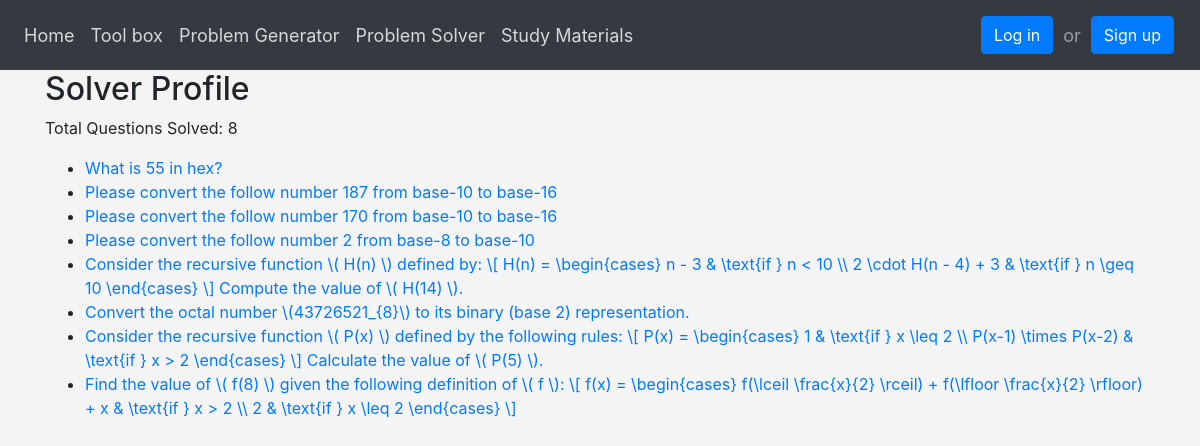
/accounts/profile/users/cz520/solver_profile, run on an earlier commit of the app's database.
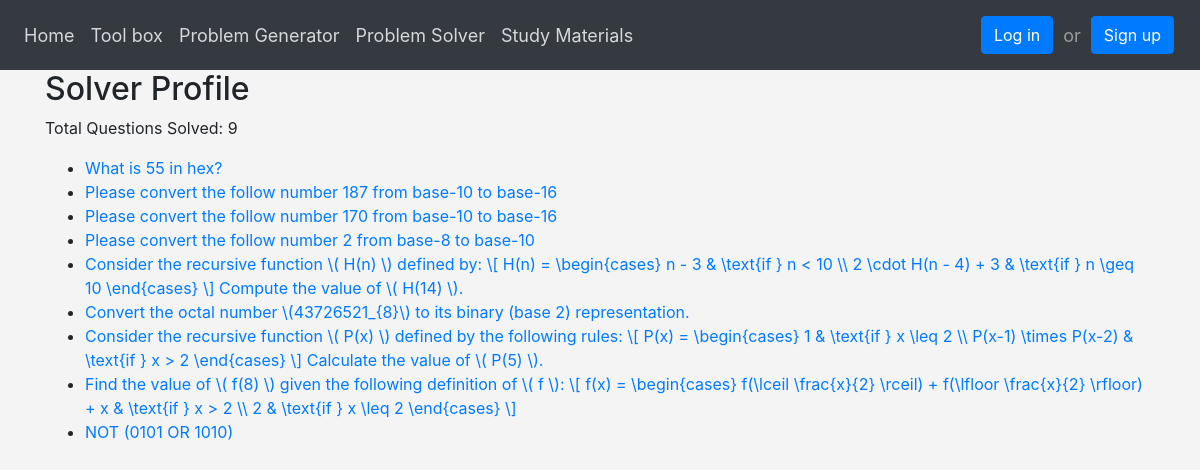
And on a later commit of the database.
### number_system/models.py (models this page shows, shortened)
class SolverProfile(models.Model):
    user = models.OneToOneField(User, on_delete=models.CASCADE)
    questions_solved = models.ManyToManyField(Question, blank=True)
    @property
    def number_of_questions_solved(self):
        return self.questions_solved.count()

### api/models.py (models this page shows, shortened)
class Question(models.Model):
    TYPE_CHOICES = (
        ("Computer_Number_Systems", "Computer Number Systems"),
        ("Recursive_Functions", "Recursive Functions"),
        ("What_Does_This_Program_Do", "What Does This Program Do?"),
        ("Prefix_Infix_Postfix_Notation", "Prefix/Infix/Postfix Notation"),
        ("Bit-String_Flicking", "Bit-String Flicking"),
        ("LISP", "LISP"),
        ("Boolean_Algebra", "Boolean Algebra"),
        ("Data_Structures", "Data Structures"),
        ("Regular_Expressions", "Regular Expressions"),
        ("Graph_Theory", "Graph Theory"),
        ("Digital_Electronics", "Digital Electronics"),
        ("Assembly_Language", "Assembly Language"),
    )
    question = models.TextField(max_length=10000)
    type = models.CharField(max_length=30, choices=TYPE_CHOICES, null=False)
    is_multiple_choice = models.BooleanField(default=False)
    steps = models.TextField(max_length=10000, null=True, blank=True)
    answer = models.CharField(max_length=255)
    likes = models.IntegerField(blank=False, null=False, default=0)
    difficulty = models.IntegerField(blank=False, null=False, default=1)
    num_choices = models.PositiveIntegerField(null=True, blank=True)
    choices = models.JSONField(null=True, blank=True)

### number_system/view/user_views.py (the view)
# urls.py: path('accounts/profile/users/<str:username>/solver_profile', user_views.view_user_solver_profile,
def view_user_solver_profile(request, username):
    user = User.objects.get(username=username)
    solver_profile = SolverProfile.objects.get(user=user)
    return render(request, 'pages/user/solver_profile.html', {'solver_profile': solver_profile, 'user': user})

### templates/pages/user/solver_profile.html (shortened to what this page needs)
{% extends 'base.html' %}
{% load static %}
{% block content %}
    <div class="solver-info">
        <h2>Solver Profile</h2>
        <p>Total Questions Solved: <span id="total-solved">{{ solver_profile.number_of_questions_solved }}</span></p>
        <div class="solved-questions">
            <ul id="questions-list">
                {% for question in solver_profile.questions_solved.all %}
                    <li><a href="{% url 'view_question' question.id %}">{{ question.question }}</a></li>
                {% endfor %}
            </ul>
        </div>
  </div>
{% endblock %}

### templates/base.html (shortened to what this page needs)
{% load static %}
<!DOCTYPE html>
<html lang="en">
<head>
    <link rel="stylesheet" href="https://stackpath.bootstrapcdn.com/bootstrap/4.4.1/css/bootstrap.min.css"
>
    <link rel="stylesheet" href="https://cdnjs.cloudflare.com/ajax/libs/font-awesome/4.7.0/css/font-awesome.min.css">
    <link rel="stylesheet" href="https://cdnjs.cloudflare.com/ajax/libs/antd/4.16.13/antd.min.css">
    <link rel="stylesheet" href="{% static 'css/styles.css' %}">
</head>
<body>
<nav class="navbar navbar-expand-lg navbar-dark bg-dark">
    <div class="collapse navbar-collapse" id="navbarSupportedContent">
        <ul class="navbar-nav mr-auto">
            <li class="nav-item">
                <a class="nav-link" href="{% url 'homepage' %}">Home</a>
            </li>
            <li class="nav-item">
                <a class="nav-link" href="{% url 'tools' %}">Tool box</a>
            </li>
            <li class="nav-item">
                <a class="nav-link" href="{% url 'question_generator_homepage' %}">Problem Generator</a>
            </li>
            <li class="nav-item">
                <a class="nav-link" href="{% url 'problem_solver' %}">Problem Solver</a>
            </li>
            <li class="nav-item">
                <a class="nav-link" href="{% url 'study_materials' %}">Study Materials</a>
            </li>
        </ul>
        {% if not request.user.is_authenticated %}
            <button onclick="location.href = {% url 'login' %};" type="button" class="btn btn-primary"
                    style="margin: 10px">Log in
            </button>
            <span class="navbar-text"> or </span>
            <button onclick="location.href = {% url 'register' %};" type="button" class="btn btn-primary"
                    style="margin: 10px">Sign up
            </button>
        {% endif %}
    </div>
</nav>
<div class="container">
    {% block content %}{% endblock %}
</div>
</body>
</html>

### number_system/static/css/styles.css (style rules this page uses)
:root { --title-font-family: "Koulen-Regular", Helvetica; --title-font-weight: 400; --title-font-size: 100px; --title-letter-spacing: 0px; --title-line-height: normal; --title-font-style: normal; --nav-text-font-family: "Koulen-Regular", Helvetica; --nav-text-font-weight: 400; --nav-text-font-size: 20px; --nav-text-letter-spacing: 0px; --nav-text-line-height: normal; --nav-text-font-style: normal; --subtext-font-family: "Koulen-Regular", Helvetica; --subtext-font-weight: 400; --subtext-font-size: 36px; --subtext-letter-spacing: 0px; --subtext-line-height: normal; --subtext-font-style: normal; --bodytext-1-font-family: "KoHo-Regular", Helvetica; --bodytext-1-font-weight: 400; --bodytext-1-font-size: 24px; --bodytext-1-letter-spacing: 0px; --bodytext-1-line-height: normal; --bodytext-1-font-style: normal; --nav-element-font-font-family: "Lexend-Regular", Helvetica; --nav-element-font-font-weight: 400; --nav-element-font-font-size: 20px; --nav-element-font-letter-spacing: 0px; --nav-element-font-line-height: normal; --nav-element-font-font-style: normal; --variable-collection-light-gray: rgba(243, 244, 246, 1); --variable-collection-white: rgba(255, 255, 255, 1); --variable-collection-dark-gray: rgba(22, 22, 22, 0.8); --variable-collection-blue: rgba(37, 99, 235, 1); --variable-collection-red: rgba(255, 0, 0, 1); --variable-collection-red-2: rgba(255, 82, 82, 1); --variable-collection-green-1: rgba(97, 173, 0, 1); }
body { margin: 0; padding: 0; background-color: #f4f4f4; !important; }
nav { height: 70px; font-size: 18px; }
.navbar-dark .navbar-nav .nav-link { color: rgba(255, 255, 255, 0.8); }

What changed in the data, as far as the page shows it:
computed for SolverProfile: number_of_questions_solved "8" → "9"
added Question: question "NOT (0101 OR 1010)"
